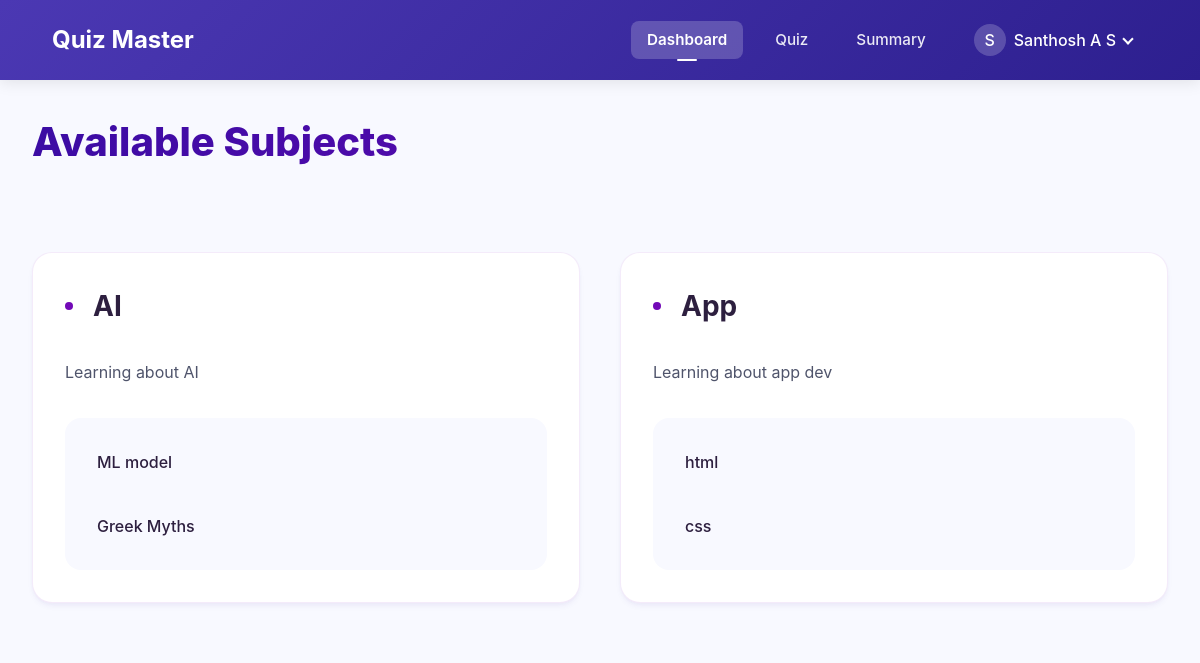
Screenshot of /user/dashboard (signed in) with the database file from the repository.
### app.py (models this page shows, shortened)
class User(db.Model):
    id = db.Column(db.Integer, primary_key=True)
    email = db.Column(db.String(120), unique=True, nullable=False)
    password = db.Column(db.String(200), nullable=False)
    full_name = db.Column(db.String(100), nullable=False)
    qualification = db.Column(db.String(100), nullable=False)
    dob = db.Column(db.Date, nullable=False)
    is_admin = db.Column(db.Boolean, default=False)
    quiz_attempts = db.relationship('QuizAttempt', backref='user', lazy=True)

class Subject(db.Model):
    id = db.Column(db.Integer, primary_key=True)
    name = db.Column(db.String(100), nullable=False)
    description = db.Column(db.Text, nullable=True)
    created_at = db.Column(db.DateTime, default=datetime.utcnow)
    chapters = db.relationship('Chapter', backref='subject', lazy=True, cascade="all, delete-orphan")

class Chapter(db.Model):
    id = db.Column(db.Integer, primary_key=True)
    name = db.Column(db.String(100), nullable=False)
    description = db.Column(db.Text, nullable=True)
    subject_id = db.Column(db.Integer, db.ForeignKey('subject.id'), nullable=False)
    created_at = db.Column(db.DateTime, default=datetime.utcnow)

### app.py (the view)
@app.route('/user/dashboard')
@login_required
def user_dashboard():
    subjects = Subject.query.order_by(Subject.created_at.desc()).all()
    return render_template('user/user_dashboard.html', active_page='home', subjects=subjects)

### app.py (called while the page is built)
def get_current_user():
    if 'user_id' in session:
        return User.query.get(session['user_id'])
    return None

@app.context_processor
def utility_processor():
    return dict(current_user=get_current_user())

def login_required(f):
    @wraps(f)
    def decorated_function(*args, **kwargs):
        if 'user_id' not in session:
            flash('Please login first.', 'error')
            return redirect(url_for('login'))
        return f(*args, **kwargs)
    return decorated_function

### templates/user/user_dashboard.html (shortened to what this page needs)
<!DOCTYPE html>
<html lang="en">
<head>
    <link href="/static/navbar.css" rel="stylesheet">
    <link href="/static/dashboard.css" rel="stylesheet">
</head>
<body>
    <nav class="navbar">
        <div class="nav-container">
            <div style="font-size: 150%;color: white;font-weight: bold;">
                Quiz Master
            </div>
            <div class="nav-links">
                <a href="{{ url_for('user_dashboard') }}" {% if active_page == 'home' %}class="active"{% endif %}>
                    Dashboard
                </a>
                <a href="{{ url_for('user_quiz') }}" {% if active_page == 'user_quiz' %}class="active"{% endif %}>
                    Quiz
                </a>
                <a href="{{ url_for('user_summary') }}" {% if active_page == 'user_summary' %}class="active"{% endif %}>
                    Summary
                </a>
                <div class="user-profile">
                    <div class="user-avatar">
                        {{ current_user.full_name[:1].upper() }}
                    </div>
                    <span class="user-name">{{ current_user.full_name }}</span>
                    <span class="dropdown-arrow"></span>
                </div>
            </div>
        </div>
    </nav>
    <main>
        <div class="dashboard-header">
            <h1 class="dashboard-title">Available Subjects</h1>
        </div>
        <div class="subjects-grid">
            {% for subject in subjects %}
            <div class="subject-card">
                <div class="subject-header">
                    <h3 class="subject-title">{{ subject.name }}</h3>
                </div>
                <p class="subject-description">{{ subject.description or 'No description available' }}</p>
                <div class="chapters-list">
                    {% for chapter in subject.chapters %}
                    <div class="chapter-item">
                        <span>{{ chapter.name }}</span>
                    </div>
                    {% endfor %}
                </div>
            </div>
            {% else %}
            <div class="empty-state">
                <h3>No subjects available</h3>
                <p>Please check back later for available subjects</p>
            </div>
            {% endfor %}
        </div>
    </main>
</body>
</html>

### static/navbar.css (style rules this page uses)
.navbar, .navbar-nav, .nav-item, .nav-link { all: unset; display: revert; }
* { margin: 0; padding: 0; box-sizing: border-box; }
body { font-family: 'Segoe UI', Tahoma, Geneva, Verdana, sans-serif; }
.navbar { background: linear-gradient(135deg, #4b38b3 0%, #2d1f8f 100%); padding: 1rem 2rem; box-shadow: 0 2px 15px rgba(0, 0, 0, 0.1); position: sticky; top: 0; z-index: 1000; display: flex; align-items: center; justify-content: space-between; }
.nav-container { max-width: 1200px; margin: 0 auto; display: flex; justify-content: space-between; align-items: center; width: 100%; }
.nav-links { display: flex; gap: 1rem; align-items: center; }
.nav-links a { color: rgba(255, 255, 255, 0.9); text-decoration: none; padding: 0.5rem 1rem; border-radius: 8px; font-size: 0.95rem; font-weight: 500; transition: all 0.3s ease; position: relative; }
.nav-links a.active { background: rgba(255, 255, 255, 0.2); color: white; font-weight: 600; }
.nav-links a.active::after { content: ''; position: absolute; bottom: -2px; left: 50%; transform: translateX(-50%); width: 20px; height: 2px; background-color: white; border-radius: 2px; }
.nav-container { display: flex; justify-content: space-between; align-items: center; padding: 0 20px; max-width: 1200px; margin: 0 auto; }
.user-profile { position: relative; display: flex; align-items: center; padding: 8px 16px; cursor: pointer; color: white; transition: background-color 0.2s; }
.user-avatar { width: 32px; height: 32px; background-color: rgba(255, 255, 255, 0.2); border-radius: 50%; display: flex; align-items: center; justify-content: center; margin-right: 8px; font-weight: 500; }
.user-name { margin-right: 8px; font-weight: 500; }
.dropdown-arrow { border: solid white; border-width: 0 2px 2px 0; display: inline-block; padding: 3px; transform: rotate(45deg); margin-top: -2px; }

### static/dashboard.css (style rules this page uses)
body { background: #f8f9ff; font-family: 'Inter', system-ui, -apple-system, sans-serif; color: #1a1f36; line-height: 1.5; margin: 0; padding: 0; }
main { max-width: 1400px; margin: 0 auto; padding: 2rem; background: #f8f9ff; }
.dashboard-header { margin-bottom: 3rem; position: relative; padding-bottom: 1rem; }
.dashboard-title { font-size: 2.5rem; font-weight: 800; background: linear-gradient(135deg, #3a0ca3 0%, #7209b7 100%); -webkit-background-clip: text; -webkit-text-fill-color: transparent; margin-bottom: 1rem; }
.subjects-grid { display: grid; grid-template-columns: repeat(auto-fill, minmax(380px, 1fr)); gap: 2.5rem; perspective: 1000px; }
.subject-card { background: white; border-radius: 20px; box-shadow: 0 4px 6px -1px rgba(58, 12, 163, 0.05), 0 2px 4px -1px rgba(58, 12, 163, 0.03); padding: 2rem; position: relative; transition: all 0.4s cubic-bezier(0.4, 0, 0.2, 1); overflow: hidden; border: 1px solid rgba(114, 9, 183, 0.08); }
.subject-card::before { content: ''; position: absolute; top: 0; left: 0; right: 0; height: 6px; background: linear-gradient(135deg, #3a0ca3 0%, #7209b7 100%); border-radius: 20px 20px 0 0; opacity: 0; transition: opacity 0.3s ease; }
.subject-header { margin-bottom: 2rem; position: relative; }
.subject-title { font-size: 1.75rem; font-weight: 700; color: #2d1f3f; margin-bottom: 1rem; display: flex; align-items: center; gap: 0.75rem; }
.subject-title::before { content: ''; display: block; width: 8px; height: 8px; background: #7209b7; border-radius: 50%; margin-right: 0.5rem; }
.subject-description { color: #4f546b; font-size: 1rem; line-height: 1.7; margin-bottom: 2rem; }
.chapters-list { background: #f8f9ff; border-radius: 16px; padding: 0.75rem; position: relative; }
.chapter-item { padding: 1.25rem; border-radius: 12px; display: flex; align-items: center; gap: 1rem; cursor: pointer; transition: all 0.3s ease; position: relative; overflow: hidden; }
.chapter-item::before { content: ''; position: absolute; left: 0; top: 0; height: 100%; width: 4px; background: linear-gradient(135deg, #3a0ca3 0%, #7209b7 100%); opacity: 0; transition: opacity 0.3s ease; border-radius: 4px; }
.chapter-item span { color: #2d1f3f; font-weight: 500; font-size: 1rem; flex: 1; }

### rows the page displays
User: full_name "S", full_name "Santhosh A S"
Subject: name "AI", description "Learning about AI"
Chapter: name "ML model"
Chapter: name "Greek Myths"
Subject: name "App", description "Learning about app dev"
Chapter: name "html"
Chapter: name "css"
